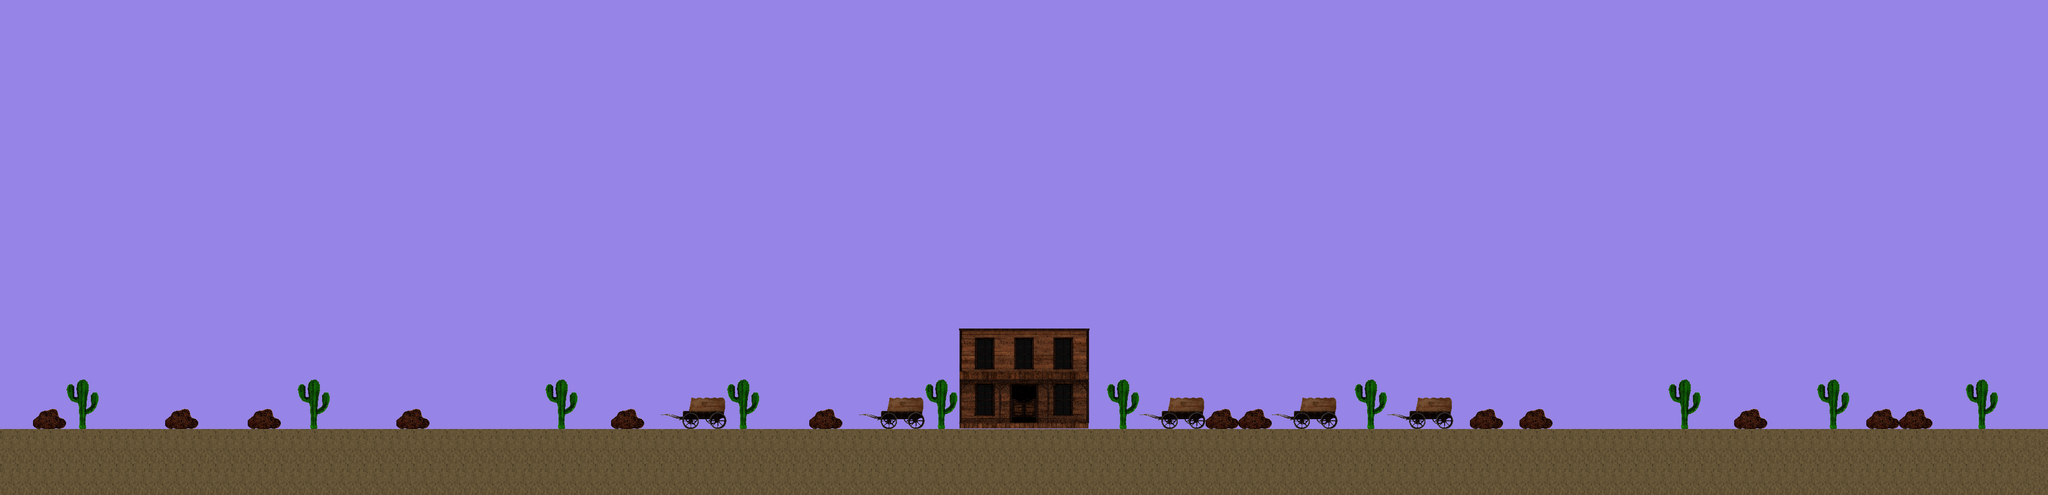

A 2D game scene composited from a Tiled map and its tileset images. What follows is a short description and the map's XML, with each tile layer's data collapsed to a summary:
An orthogonal 124x30 tile map with 32x32 px tiles, 1 tile layer (platforms), 1 hidden layer not drawn, 5 tilesets and 9 objects (9x RectangleMapObject).

<map version="1.2" tiledversion="1.2.1" orientation="orthogonal" renderorder="right-down" width="124" height="30" tilewidth="32" tileheight="32" infinite="0" backgroundcolor="#9684e6" nextlayerid="8" nextobjectid="19">
 <tileset firstgid="1" source="Sand.tsx" />
 <tileset firstgid="2" source="Saloon.tsx" />
 <tileset firstgid="3" source="Cactus.tsx" />
 <tileset firstgid="4" source="Rock.tsx" />
 <tileset firstgid="5" source="Wagon.tsx" />
 <layer id="6" name="background" width="124" height="30" visible="0">
  <data>[3720 cells, 0 non-empty, 0 distinct tile ids]</data>
 </layer>
 <layer id="7" name="platforms" width="124" height="30">
  <data>[3720 cells, 275 non-empty, 5 distinct tile ids]</data>
 </layer>
 <objectgroup id="3" name="physics" offsetx="-1" offsety="-1">
  <object id="9" name="platform_0" type="RectangleMapObject" x="1" y="833.843" width="3967.33" height="126">
   <properties>
    <property name="material" value="ice" />
   </properties>
  </object>
  <object id="10" name="leftWall" type="RectangleMapObject" x="3" y="9" width="25" height="830">
   <properties>
    <property name="material" value="ice" />
   </properties>
  </object>
  <object id="11" name="rightWall" type="RectangleMapObject" x="3939.5" y="-3" width="25" height="838">
   <properties>
    <property name="material" value="ice" />
   </properties>
  </object>
  <object id="12" name="platform_3" type="RectangleMapObject" x="1724.27" y="772.324" width="63.064" height="3.75">
   <properties>
    <property name="material" value="ice" />
   </properties>
  </object>
  <object id="14" name="platform_3" type="RectangleMapObject" x="1339.8" y="772.792" width="63.064" height="3.75">
   <properties>
    <property name="material" value="ice" />
   </properties>
  </object>
  <object id="15" name="platform_3" type="RectangleMapObject" x="2267.8" y="772.792" width="63.064" height="3.75">
   <properties>
    <property name="material" value="ice" />
   </properties>
  </object>
  <object id="16" name="platform_3" type="RectangleMapObject" x="2523.8" y="772.792" width="63.064" height="3.75">
   <properties>
    <property name="material" value="ice" />
   </properties>
  </object>
  <object id="17" name="platform_3" type="RectangleMapObject" x="2749.13" y="771.458" width="63.064" height="3.75">
   <properties>
    <property name="material" value="ice" />
   </properties>
  </object>
  <object id="18" name="platform_3" type="RectangleMapObject" x="1862.47" y="736.792" width="246.397" height="5.75">
   <properties>
    <property name="material" value="ice" />
   </properties>
  </object>
 </objectgroup>
</map>
